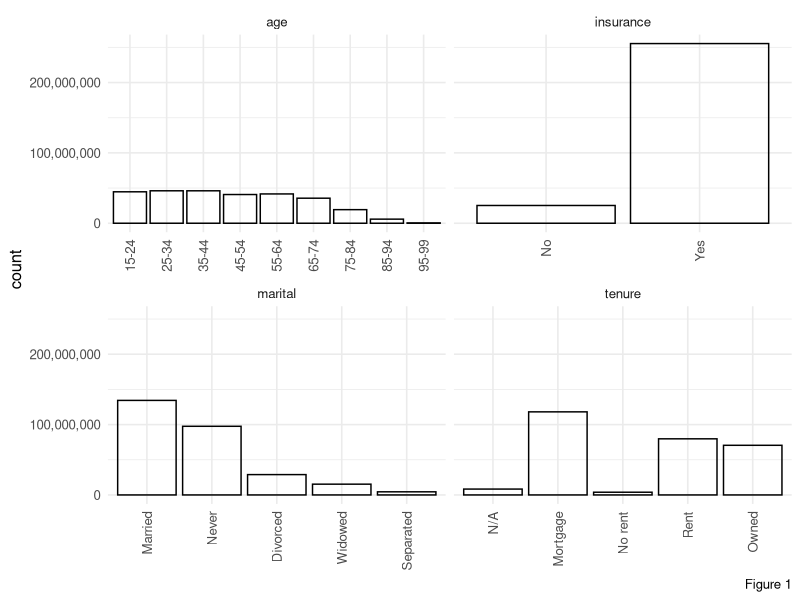
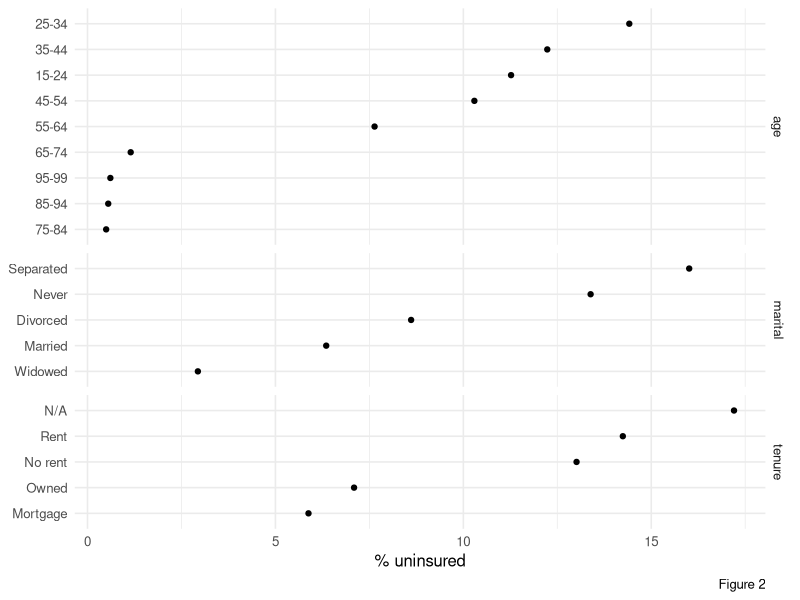
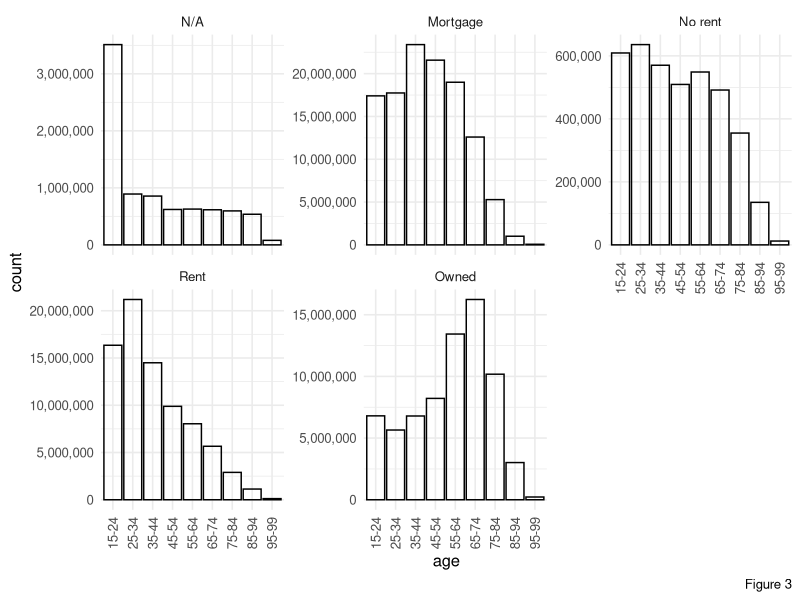
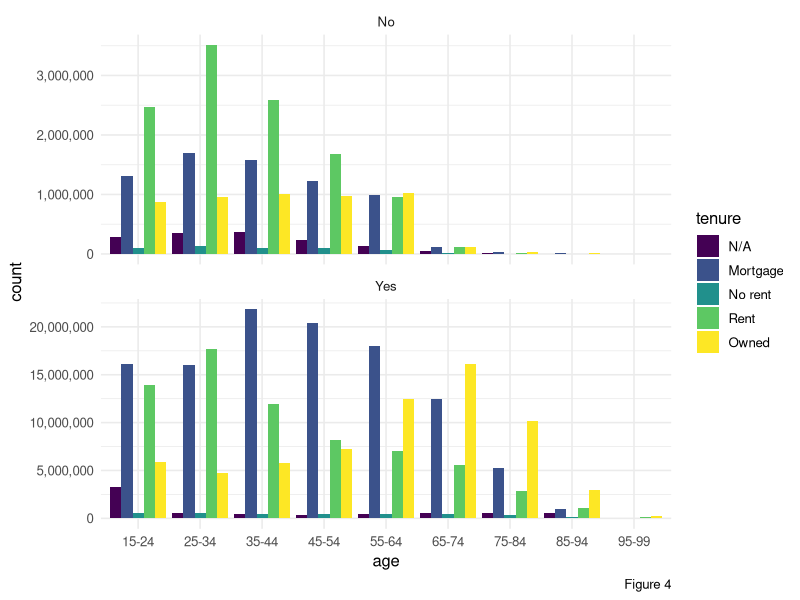
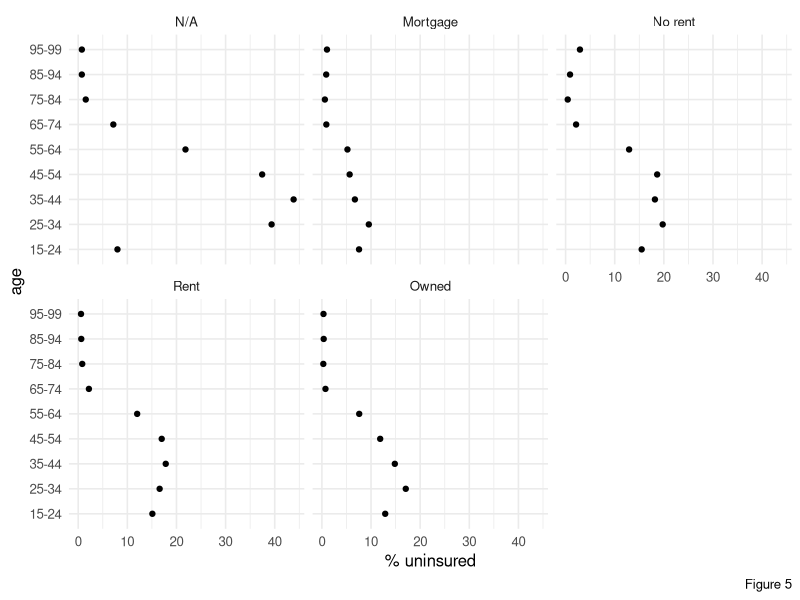
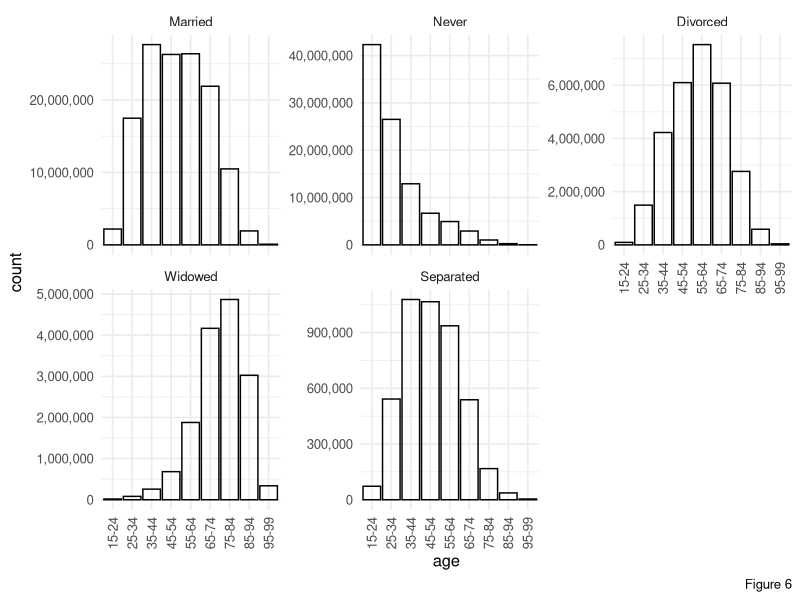
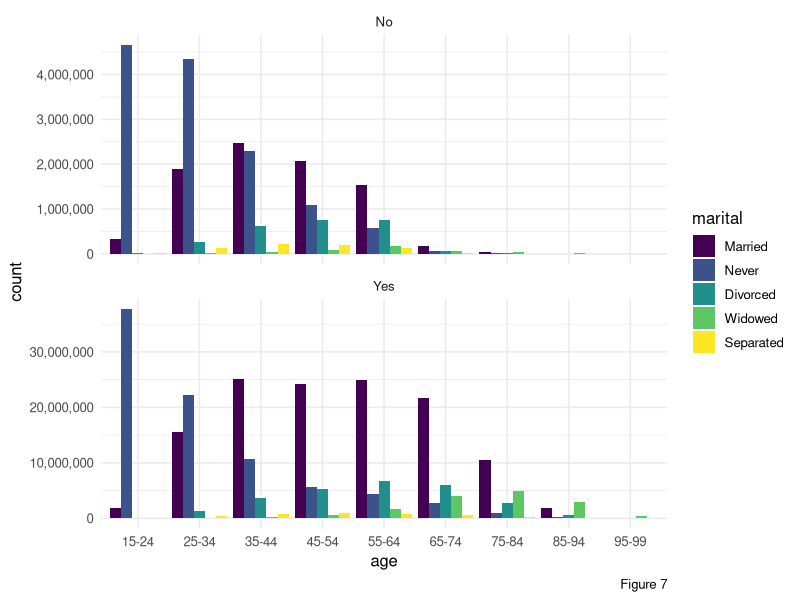
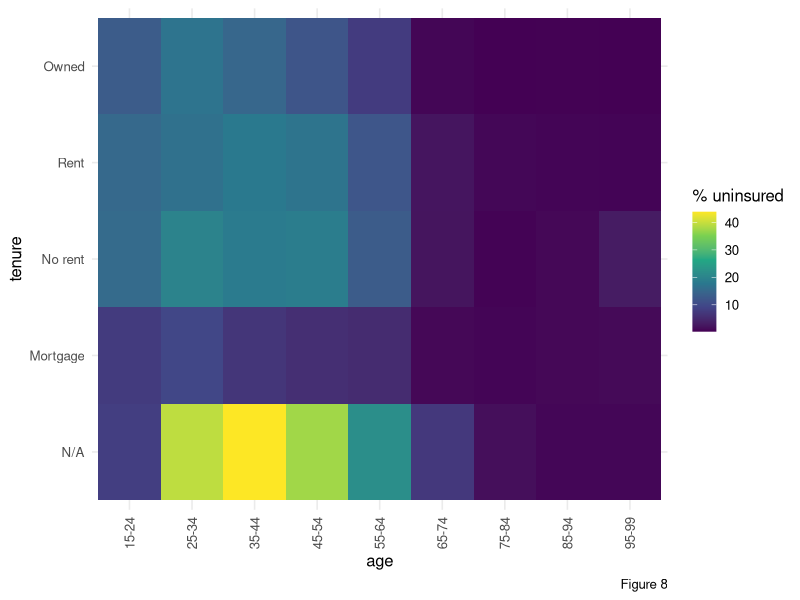

R code for these plots, in order:
## ---- chunk 1
# load packages
library(tidyverse) 
library(scales)
library(vcd)
library(ggalluvial)

df <- read_csv("census_data.csv", skip = 4, col_types = "ccn") |>
  rename(group = Group, age = `Recode for Age`, count = Count) |>
  fill(group) |>
  filter(!is.na(age), age != "Total") |>
  mutate(group = str_remove(group, "^-> ")) |>
  separate_wider_delim(group, delim = " -> ",
                       names = c("tenure", "insurance", "marital")) |>
  mutate(
    across(c(tenure, insurance, marital), str_squish),
    age = str_remove(age, "Between ") |> str_replace(" and ", "-"),
    across(c(tenure, insurance, marital, age), fct_inorder),
    tenure = fct_recode(tenure,
      "Mortgage" = "Owned with mortgage or loan (include home equity loans)",
      "Owned" = "Owned Free And Clear",
      "Rent" = "Rented",
      "No rent" = "Occupied without payment of rent",
      "N/A" = "N/A (GQ/vacant)"),
    insurance = fct_recode(insurance,
      "No" = "No health insurance coverage",
      "Yes" = "With health insurance coverage"),
    marital = fct_recode(marital,
      "Never" = "Never married or under 15 years old")
  )
#head(df)
## ---- chunk 2
# FIGURE 1: COUNTS FOR EACH VARIABLE
df |>
  pivot_longer(c(age, tenure, marital, insurance),
               names_to = "variable", values_to = "level") |>
  ggplot(aes(x = level, weight = count)) +
  geom_bar(fill = NA, color = "black") +
  facet_wrap(~ variable, scales = "free_x") +
  scale_x_discrete(guide = guide_axis(angle = 90)) +
  scale_y_continuous(labels = scales::label_comma()) +
  theme_minimal(12) +
  labs(x = NULL, caption = "Figure 1")
## ---- chunk 3
# FIGURE 2: PERCENT UNINSURED FOR EACH VARIABLE
pct_uninsured <- function(data, ...) {
  data |>
    group_by(...) |>
    summarise(
      percent_uninsured = 100 * sum(count[insurance == "No"]) /
        sum(count),
      .groups = "drop"
    )
}

df |>
  pivot_longer(c(age, tenure, marital),
               names_to = "variable", values_to = "level") |>
  pct_uninsured(variable, level) |>
  ggplot(aes(x = percent_uninsured, y = reorder(level, percent_uninsured))) +
  geom_point() +
  facet_grid(variable ~ ., scales = "free_y", space = "free_y") +
  theme_minimal(12) +
  labs(x = "% uninsured", y = NULL, caption = "Figure 2")
## ---- chunk 4
# FIGURE 3: AGE DISTRIBUTION WITHIN EACH TENURE GROUP (COUNTS)
ggplot(df, aes(x = age, weight = count)) +
  geom_bar(fill = NA, color = "black") +
  facet_wrap(~ tenure, scales = "free_y") +
  scale_x_discrete(guide = guide_axis(angle = 90)) +
  scale_y_continuous(labels = scales::label_comma()) +
  theme_minimal(12) +
  labs(caption = "Figure 3")
## ---- chunk 5
# FIGURE 4: COUNTS, AGE X TENURE, BY INSURANCE
df |>
  ggplot(aes(x = age, weight = count, fill = tenure)) +
  geom_bar(position = "dodge") +
  facet_wrap(~ insurance, ncol = 1, scales = "free_y") +
  scale_y_continuous(labels = scales::label_comma()) +
  scale_fill_viridis_d() +
  theme_minimal(12) +
  labs(y = "count", caption = "Figure 4")
## ---- chunk 6
# FIGURE 5: PERCENT UNINSURED BY AGE, WITHIN TENURE
df |>
  pct_uninsured(tenure, age) |>
  ggplot(aes(x = percent_uninsured, y = age)) +
  geom_point() +
  facet_wrap(~ tenure) +
  theme_minimal(12) +
  labs(x = "% uninsured", caption = "Figure 5")
## ---- chunk 7
# FIGURE 6: AGE DISTRIBUTION WITHIN EACH MARITAL GROUP (COUNTS)
ggplot(df, aes(x = age, weight = count)) +
  geom_bar(fill = NA, color = "black") +
  facet_wrap(~ marital, scales = "free_y") +
  scale_x_discrete(guide = guide_axis(angle = 90)) +
  scale_y_continuous(labels = scales::label_comma()) +
  theme_minimal(12) +
  labs(caption = "Figure 6")
## ---- chunk 8
# FIGURE 7: COUNTS, AGE X MARITAL, BY INSURANCE
df |>
  ggplot(aes(x = age, weight = count, fill = marital)) +
  geom_bar(position = "dodge") +
  facet_wrap(~ insurance, ncol = 1, scales = "free_y") +
  scale_y_continuous(labels = scales::label_comma()) +
  scale_fill_viridis_d() +
  theme_minimal(12) +
  labs(y = "count", caption = "Figure 7")
## ---- chunk 9
# FIGURE 8: PERCENT UNINSURED, AGE X TENURE
df |>
  pct_uninsured(tenure, age) |>
  ggplot(aes(x = age, y = tenure, fill = percent_uninsured)) +
  geom_tile() +
  scale_x_discrete(guide = guide_axis(angle = 90)) +
  scale_fill_viridis_c(option = "viridis") +
  theme_minimal(12) +
  labs(fill = "% uninsured", caption = "Figure 8")
## ---- chunk 10
# FIGURE 9: PERCENT UNINSURED, AGE X MARITAL
df |>
  pct_uninsured(marital, age) |>
  ggplot(aes(x = age, y = marital, fill = percent_uninsured)) +
  geom_tile() +
  scale_x_discrete(guide = guide_axis(angle = 90)) +
  scale_fill_viridis_c(option = "viridis") +
  theme_minimal(12) +
  labs(fill = "% uninsured", caption = "Figure 9")
## ---- chunk 11
# FIGURE 10: PERCENT UNINSURED, TENURE X MARITAL
df |>
  pct_uninsured(marital, tenure) |>
  ggplot(aes(x = tenure, y = marital, fill = percent_uninsured)) +
  geom_tile() +
  scale_fill_viridis_c(option = "viridis") +
  theme_minimal(12) +
  labs(fill = "% uninsured", caption = "Figure 10")
